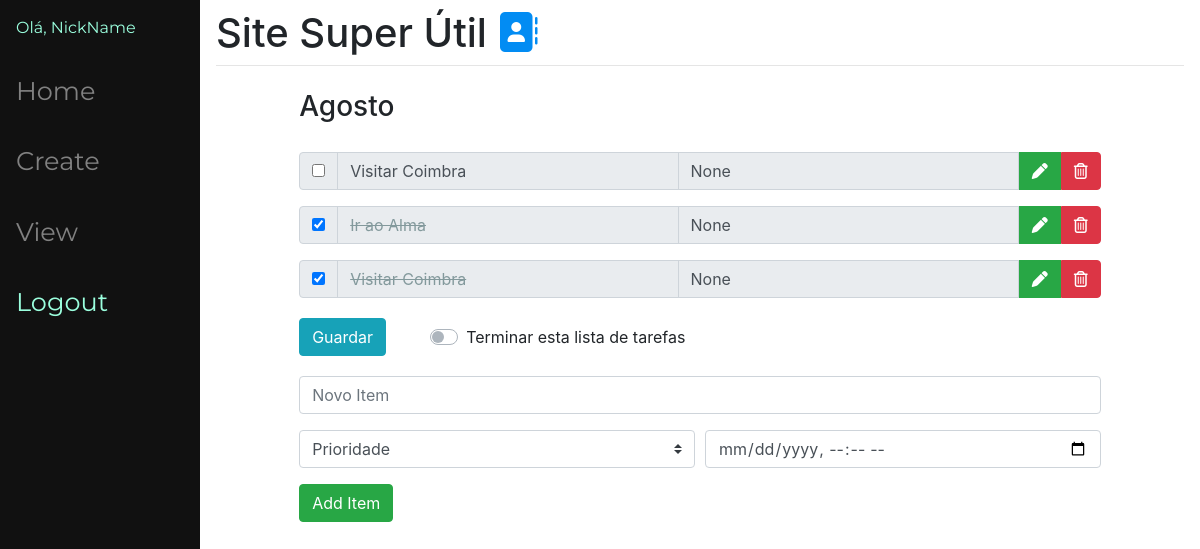
Before: /1 (signed in) with the older database file.
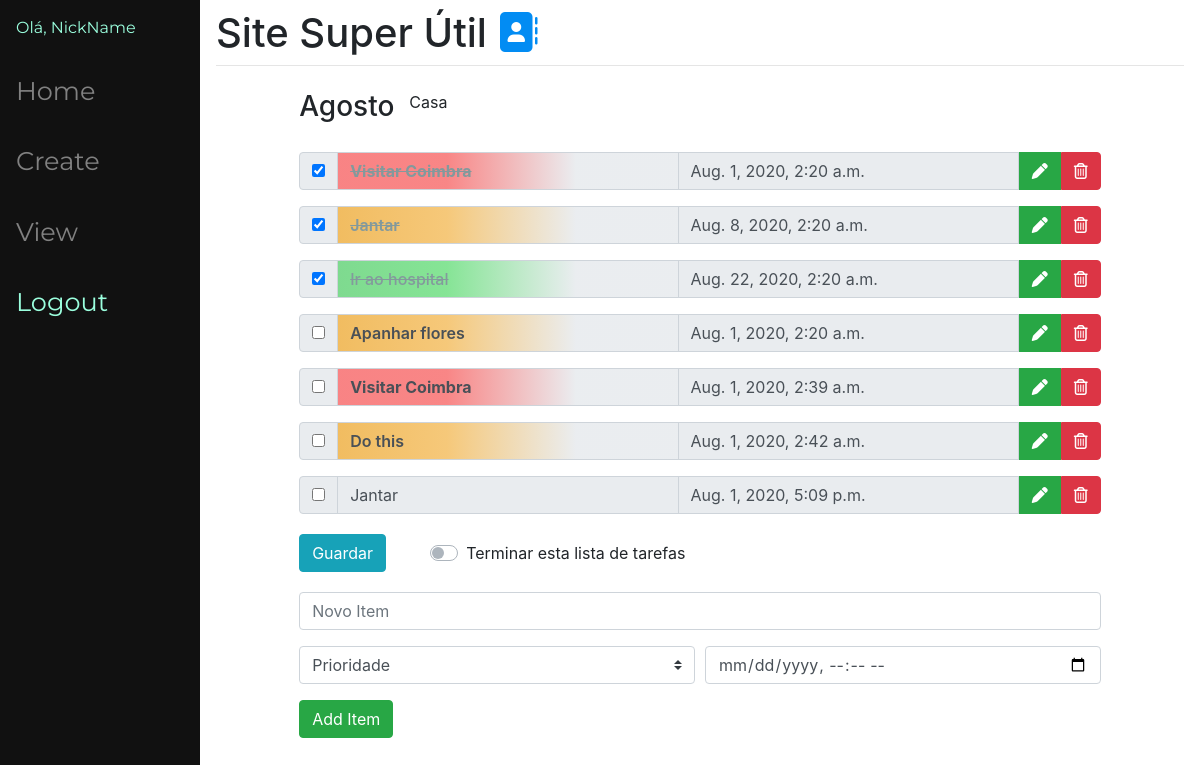
After: the same page with the newer database file.
### main/models.py (models this page shows, shortened)
class ToDoList(models.Model):
    class list_type_choices(models.TextChoices):
        CASA = 'Casa', 'Casa'
        TRABALHO = 'Trabalho', 'Trabalho'
        UNIVERSIDADE = 'Universidade','Universidade'
        HOBBY = 'Hobby', 'Hobby'
        OUTRO = 'Outro', 'Outro'
    user = models.ForeignKey(User, on_delete=models.CASCADE, related_name="todolist", null=True)
    name = models.CharField(max_length = 200)
    list_type = models.CharField(blank=True, choices=list_type_choices.choices, max_length = 100) # OPCIONAL
    finish = models.BooleanField(default=False)# OPCIONAL

class Item(models.Model):
    class item_priority_choices(models.TextChoices):
        ALTA = 'Alta', 'Alta'
        MEDIA = 'Media', 'Media'
        BAIXA = 'Baixa', 'Baixa'
    ToDoList = models.ForeignKey(ToDoList, on_delete=models.CASCADE)
    text = models.CharField(max_length=300)
    complete = models.BooleanField()# OPCIONAL
    item_priority = models.CharField(blank=True, choices=item_priority_choices.choices, max_length = 100) # OPCIONAL
    deadline_date = models.DateTimeField(blank = True, null=True, default='none') # OPCIONAL

### main/views.py (the view, shortened to what this page needs)
# urls.py: path("<int:id>", views.index, name = 'index'),
@login_required(login_url='/login')
def index(response, id):
    ls = ToDoList.objects.get(id=id)
    return render(response, "main/list.html", {"ls": ls})

### main/templates/main/list.html (shortened to what this page needs)
{% extends "main/base.html" %}
{% load crispy_forms_tags %}
{% load static %}
{% block head %}
    <link rel='stylesheet' type="text/css" href="{% static '/css/list.css' %}">
{% endblock %}
{% block content %}
    <div class="row">
        <div class="col-md-auto">
            <h3>{{ls.name}}</h3>
        </div>
        <div class="col">
            <p>{{ls.list_type}}</p>
        </div>
    </div>
    <form method="post" action="" class="form-group">
        {% for item in ls.item_set.all %}
        <div class="input-group mb-3">
            <div class="input-group-prepend">
                <div class="input-group-text">
                    {% if item.complete == False %}
                        {% if ls.finish == True %}
                            <input type="checkbox", value = "clicked", name="c{{item.id}}" checked disabled>
                        {% else %}
                            <input type="checkbox", value = "clicked", name="c{{item.id}}">
                        {% endif %}
                    {% else %}
                        {% if ls.finish == True %}
                            <input type="checkbox", value = "clicked", name="c{{item.id}}" disabled checked>
                        {% else %}
                            <input type="checkbox", value = "clicked", name="c{{item.id}}" checked>
                        {% endif %}
                    {% endif %}
                </div>
            </div>
            {% if item.complete == False %}
                <input type="text", value="{{item.text}}", class="form-control {{item.item_priority}}" id='{{item.id}}' name="t{{item.id}}" readonly>
            {% else %}
                <input type="text", value="{{item.text}}", class="form-control done {{item.item_priority}}" id='{{item.id}}' name="t{{item.id}}" readonly>
            {% endif %}
            <input type="text" value="{{item.deadline_date}}" id="d{{item.id}}" name="d{{item.id}}" class="form-control date" readonly>
            <button onclick='edit({{item.id}})' class="btn btn-success btn-lm rounded-0" type="button" data-toggle="tooltip" data-placement="top" title="Edit" ><i class="fas fa-pen"></i></button>
            <button class="btn btn-danger btn-lm round" type="submit" data-toggle="tooltip" data-placement="top" value='{{item.id}}' name='delete' title='Eliminar este item'><i class="far fa-trash-alt"></i></button>
        </div>
        {% endfor %}
        <div class="form-inline">
            <div class="my-1 mr-2">
                <button onclick='validateForm2()' type='submit' name="save", value="save", class="btn btn-info">Guardar</button>
            </div>
            <div class="custom-switch my-1 mr-sm-2">
                <div class="custom-control custom-switch">
                    <label class="custom-control-label" for="customSwitch1">Terminar esta lista de tarefas</label>
                </div>
            </div>
        </div>
        <div class="form-group">
            <input type="text" class="form-control" name="new" placeholder="Novo Item", id='new' {% if ls.finish == True %} disabled {% endif %}>
        </div>
        <div class="form-row">
            <div class="col">
                <select class="custom-select" name='prio' {% if ls.finish == True %} disabled {% endif %} >
                    <option selected>Prioridade</option>
                </select>
            </div>
            <div class="col">
            <input type="datetime-local" class="form-control" placeholder="DeadLine" name='date'  {% if ls.finish == True %} disabled {% endif %} >
            </div>
        </div>
        <button type="submit" onclick='validateForm()' name="newItem", value="newItem", class="btn btn-success"  {% if ls.finish == True %} disabled {% endif %}>Add Item</button>
    </form>
{% endblock%}

### main/templates/main/base.html (shortened to what this page needs)
{% load static %}
<!doctype html>
<html lang="en">
  <head>
    <link rel="stylesheet" href="https://stackpath.bootstrapcdn.com/bootstrap/4.5.0/css/bootstrap.min.css">
    <link rel='stylesheet' type="text/css" href="{% static '/css/base.css' %}">
    {% block head %}  {% endblock %}
  </head>
  <body {% block body %} {% endblock %} >
    <div class="sidenav">
        <div class="user-info">
          {% if user.is_authenticated %}
            <span>Olá, {{user.username}}</span>
          {% else %}
            <a href="/login" class="side-login">Login</a>
          {% endif %}
        </div>
        <a href="/">Home</a>
        <a href="/create">Create</a>
        <a href="/view">View</a>
        {% if user.is_authenticated %}
          <a href="/logout" class="side-logout">Logout</a>
        {% endif %}
      </div>
    <div id="content" , name="content", class='main'>
      <nav>
        <div class='logo'>
          <h1 class="mt-2">Site Super Útil <i class="fas fa-address-book"></i></h1>
        </div>
      </nav>
      <hr class="mt-0 mb-4">
      <div class="row justify-content-center">
        <div class="col-10">
          {% block content %}
          {% endblock %}
        </div>
      </div>
    </div>
    </html>

### static/css/base.css (style rules this page uses)
.sidenav { background-color: #111; margin: 0; padding: 0; width: 200px; position: fixed; height: 100%; }
.sidenav a { color: #818181; font-family: 'Montserrat', sans-serif; display: block; padding: 16px; text-decoration: none; font-size: 160%; }
.main { margin-left: 200px; padding: 1px 16px; height: 1000px; }
.user-info span { padding: 16px; text-decoration: none; font-size: 100%; color: rgb(155, 255, 222); display:block; font-family: 'Montserrat', sans-serif; }
.sidenav .side-logout, .side-login { color: rgb(155, 255, 222); }
.main nav { display: flex; justify-content:left; align-items: center; }
h1 .fas.fa-address-book { color: #028CF3; }

### static/css/list.css (style rules this page uses)
input.done { text-decoration: line-through; color: rgb(131, 153, 156); }
button.round { border-bottom-left-radius: 0px; border-top-left-radius: 0px; border-bottom-right-radius: 4px; border-top-right-radius: 4px; }
input.Alta { font-weight: bold; background: hsla(210, 16%, 93%, 1); background: linear-gradient(180deg, hsla(210, 16%, 93%, 1) 30%, hsla(0, 90%, 75%, 1) 68%, hsla(0, 100%, 67%, 0.7) 100%); background: -moz-linear-gradient(180deg, hsla(210, 16%, 93%, 1) 30%, hsla(0, 90%, 75%, 1) 68%, hsla(0, 100%, 67%, 0.7) 100%); background: -webkit-linear-gradient(180deg, hsla(210, 16%, 93%, 1) 30%, hsla(0, 90%, 75%, 1) 68%, hsla(0, 100%, 67%, 0.7) 100%); filter: progid: DXImageTransform.Microsoft.gradient( startColorstr="#E9ECEF", endColorstr="#F98888", GradientType=1 ); }
input.Media { font-weight: 600; background: hsla(210, 16%, 93%, 1); background: linear-gradient(180deg, hsla(210, 16%, 93%, 1) 30%, hsla(38, 87%, 72%, 1) 68%, hsla(38, 91%, 55%, 0.7) 100%); background: -moz-linear-gradient(180deg, hsla(210, 16%, 93%, 1) 30%, hsla(38, 87%, 72%, 1) 68%, hsla(38, 91%, 55%, 0.7) 100%); background: -webkit-linear-gradient(180deg, hsla(210, 16%, 93%, 1) 30%, hsla(38, 87%, 72%, 1) 68%, hsla(38, 91%, 55%, 0.7) 100%); filter: progid: DXImageTransform.Microsoft.gradient( startColorstr="#E9ECEF", endColorstr="#F6C87A", GradientType=1 ); }
input.Baixa { font-weight: 500; background: hsla(210, 16%, 93%, 1); background: linear-gradient(180deg, hsla(210, 16%, 93%, 1) 30%, hsla(130, 64%, 71%, 1) 68%, hsla(130, 59%, 57%, 0.7) 100%); background: -moz-linear-gradient(180deg, hsla(210, 16%, 93%, 1) 30%, hsla(130, 64%, 71%, 1) 68%, hsla(130, 59%, 57%, 0.7) 100%); background: -webkit-linear-gradient(180deg, hsla(210, 16%, 93%, 1) 30%, hsla(130, 64%, 71%, 1) 68%, hsla(130, 59%, 57%, 0.7) 100%); filter: progid: DXImageTransform.Microsoft.gradient( startColorstr="#E9ECEF", endColorstr="#84E494", GradientType=1 ); }
div.row { margin-bottom: 20px; }
div.col { padding-left: 0%; }

Changed rows visible on the page:
removed Item: text "Visitar Coimbra", deadline_date "None", {{ item.id }} 1 (drawn)
removed Item: text "Ir ao Alma", deadline_date "None", {{ item.id }} 4 (drawn)
removed Item: text "Visitar Coimbra", deadline_date "None", {{ item.id }} 10 (drawn)
changed ToDoList "Agosto": list_type (not shown) → "Casa"
added Item: text "Visitar Coimbra", deadline_date "Aug. 1, 2020, 2:20 a.m.", {{ item.id }} 54 (drawn)
added Item: text "Jantar", deadline_date "Aug. 8, 2020, 2:20 a.m.", {{ item.id }} 55 (drawn)
added Item: text "Ir ao hospital", deadline_date "Aug. 22, 2020, 2:20 a.m.", {{ item.id }} 56 (drawn)
added Item: text "Apanhar flores", deadline_date "Aug. 1, 2020, 2:20 a.m.", {{ item.id }} 57 (drawn)
added Item: text "Visitar Coimbra", deadline_date "Aug. 1, 2020, 2:39 a.m.", {{ item.id }} 58 (drawn)
added Item: text "Do this", deadline_date "Aug. 1, 2020, 2:42 a.m.", {{ item.id }} 62 (drawn)
added Item: text "Jantar", deadline_date "Aug. 1, 2020, 5:09 p.m.", {{ item.id }} 67 (drawn)
